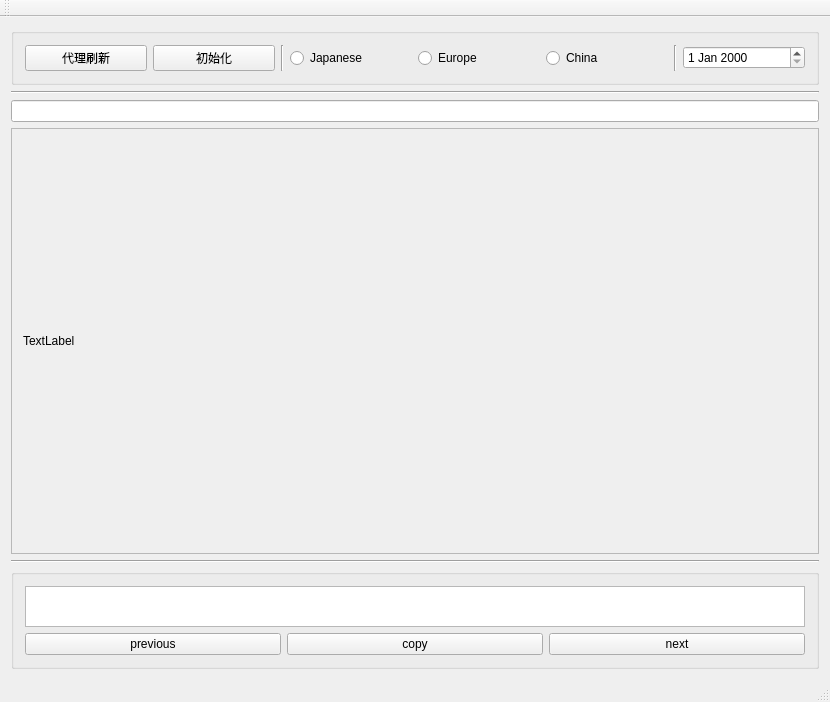
<?xml version="1.0" encoding="UTF-8"?>
<ui version="4.0">
 <class>MainWindow</class>
 <widget class="QMainWindow" name="MainWindow">
  <property name="geometry">
   <rect>
    <x>0</x>
    <y>0</y>
    <width>830</width>
    <height>702</height>
   </rect>
  </property>
  <property name="windowTitle">
   <string>MainWindow</string>
  </property>
  <widget class="QWidget" name="centralWidget">
   <layout class="QVBoxLayout" name="verticalLayout_2">
    <item>
     <widget class="QGroupBox" name="groupBox_2">
      <property name="title">
       <string/>
      </property>
      <layout class="QHBoxLayout" name="horizontalLayout_2">
       <item>
        <widget class="QPushButton" name="refresh_Button">
         <property name="text">
          <string>代理刷新</string>
         </property>
        </widget>
       </item>
       <item>
        <widget class="QPushButton" name="Init_Button">
         <property name="text">
          <string>初始化</string>
         </property>
        </widget>
       </item>
       <item>
        <widget class="Line" name="line">
         <property name="orientation">
          <enum>Qt::Vertical</enum>
         </property>
        </widget>
       </item>
       <item>
        <widget class="QRadioButton" name="Japanese_Button">
         <property name="text">
          <string>Japanese</string>
         </property>
        </widget>
       </item>
       <item>
        <widget class="QRadioButton" name="Europe_Button">
         <property name="text">
          <string>Europe</string>
         </property>
        </widget>
       </item>
       <item>
        <widget class="QRadioButton" name="China_Button">
         <property name="text">
          <string>China</string>
         </property>
        </widget>
       </item>
       <item>
        <widget class="Line" name="line_2">
         <property name="orientation">
          <enum>Qt::Vertical</enum>
         </property>
        </widget>
       </item>
       <item>
        <widget class="QDateEdit" name="dateEdit"/>
       </item>
      </layout>
     </widget>
    </item>
    <item>
     <widget class="Line" name="line_3">
      <property name="orientation">
       <enum>Qt::Horizontal</enum>
      </property>
     </widget>
    </item>
    <item>
     <widget class="QLineEdit" name="lineEdit"/>
    </item>
    <item>
     <widget class="QScrollArea" name="scrollArea">
      <property name="widgetResizable">
       <bool>true</bool>
      </property>
      <widget class="QWidget" name="scrollAreaWidgetContents">
       <property name="geometry">
        <rect>
         <x>0</x>
         <y>0</y>
         <width>810</width>
         <height>449</height>
        </rect>
       </property>
       <layout class="QVBoxLayout" name="verticalLayout">
        <item>
         <widget class="QLabel" name="label">
          <property name="text">
           <string>TextLabel</string>
          </property>
         </widget>
        </item>
       </layout>
      </widget>
     </widget>
    </item>
    <item>
     <widget class="Line" name="line_4">
      <property name="orientation">
       <enum>Qt::Horizontal</enum>
      </property>
     </widget>
    </item>
    <item>
     <widget class="QGroupBox" name="groupBox">
      <property name="sizePolicy">
       <sizepolicy hsizetype="Expanding" vsizetype="Expanding">
        <horstretch>0</horstretch>
        <verstretch>0</verstretch>
       </sizepolicy>
      </property>
      <property name="maximumSize">
       <size>
        <width>16777215</width>
        <height>100</height>
       </size>
      </property>
      <property name="title">
       <string/>
      </property>
      <layout class="QGridLayout" name="gridLayout">
       <item row="1" column="2">
        <widget class="QPushButton" name="Copy_Button">
         <property name="text">
          <string>copy</string>
         </property>
        </widget>
       </item>
       <item row="1" column="3">
        <widget class="QPushButton" name="next">
         <property name="text">
          <string>next</string>
         </property>
        </widget>
       </item>
       <item row="0" column="1" colspan="3">
        <widget class="QTextBrowser" name="textBrowser">
         <property name="sizePolicy">
          <sizepolicy hsizetype="Expanding" vsizetype="Expanding">
           <horstretch>0</horstretch>
           <verstretch>0</verstretch>
          </sizepolicy>
         </property>
         <property name="baseSize">
          <size>
           <width>7</width>
           <height>8</height>
          </size>
         </property>
        </widget>
       </item>
       <item row="1" column="1">
        <widget class="QPushButton" name="previous_buttin">
         <property name="text">
          <string>previous</string>
         </property>
        </widget>
       </item>
      </layout>
     </widget>
    </item>
   </layout>
  </widget>
  <widget class="QToolBar" name="mainToolBar">
   <attribute name="toolBarArea">
    <enum>TopToolBarArea</enum>
   </attribute>
   <attribute name="toolBarBreak">
    <bool>false</bool>
   </attribute>
  </widget>
  <widget class="QStatusBar" name="statusBar"/>
 </widget>
 <layoutdefault spacing="6" margin="11"/>
 <resources/>
 <connections/>
</ui>
